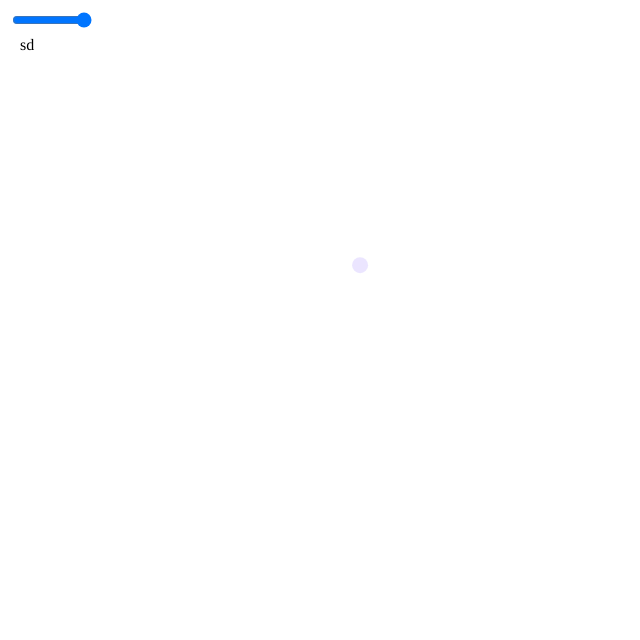
Frame 1 (no input)
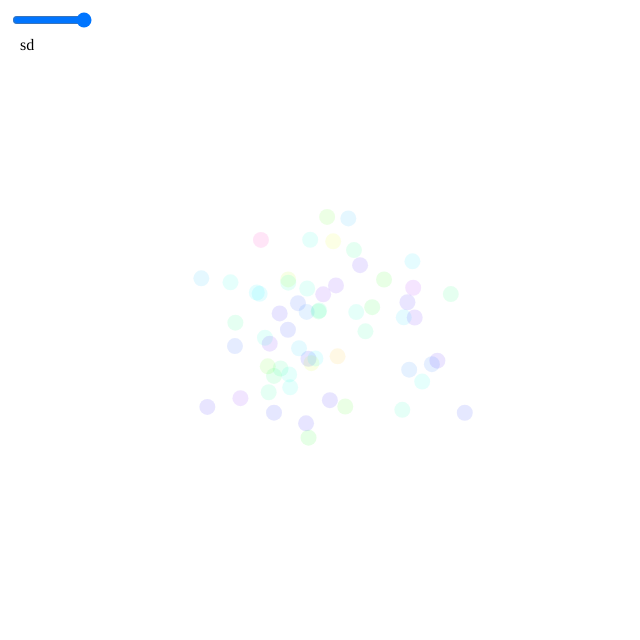
Frame 60 (no input)
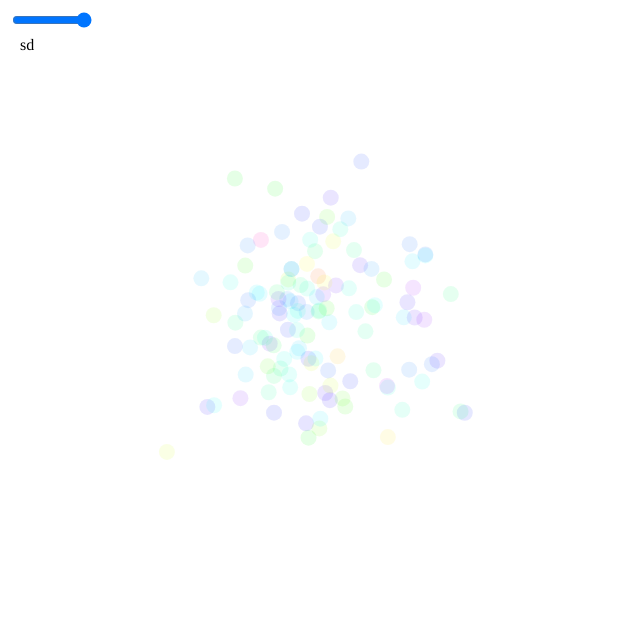
Frame 120 (the mouse pressed at the canvas centre since frame 60)

The p5.js sketch that drew these frames (run headless with seeded random() and noise() and a simulated clock; from frame 60 on, the mouse is pressed at the canvas centre):

// p5.js sketch
// ── sketch.js
let slider1, slider2;

function setup() {
  createCanvas(640, 640);
  colorMode(HSB);
  background(100);

  slider = createSlider(0, 60, 60, 1);
  slider.position(10, 10);
  slider.style("width", "80px");

  let p = createP("sd");
  p.style("font-size", "16px");
  p.position(20, 20);
}

function draw() {
  let sd = slider.value();

  //A normal distribution with mean 320 and standard deviation 60
  let x = randomGaussian(320, sd);
  let y = randomGaussian(320, sd);
  let h = randomGaussian(180, sd);

  noStroke();
  fill(h, 100, 100, 0.1);
  circle(x, y, 16);
}
